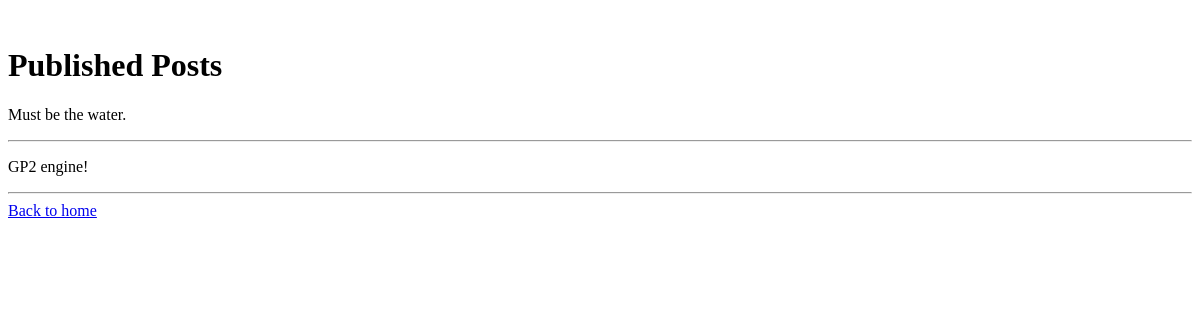
Page /posts on the earlier database version.
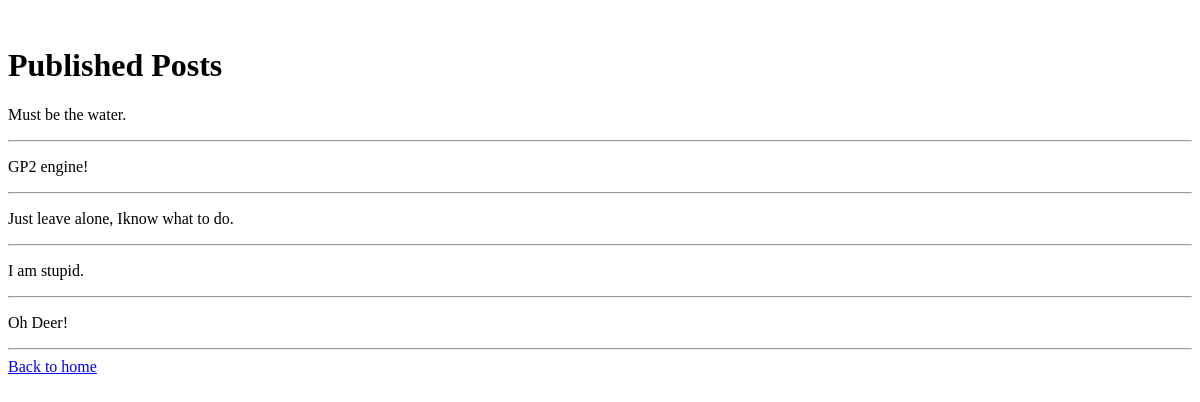
Same page on the later database version.
### tables this page shows
CREATE TABLE posts (
        id INTEGER PRIMARY KEY AUTOINCREMENT,
        content TEXT,
        approved INTEGER
    );

### app/routes.py (the view)
@main.route("/posts")
def posts():
    conn = sqlite3.connect("database.db")
    cur = conn.cursor()
    cur.execute("SELECT id, content FROM posts WHERE approved=1")
    posts = cur.fetchall()
    return render_template("posts.html", posts=posts, admin=session.get("admin"))

### templates/posts.html (shortened to what this page needs)
﻿<!DOCTYPE html>
<html lang="en" xmlns="http://www.w3.org/1999/xhtml">
<head>
    <link rel="stylesheet" href="/static/style.css">
</head>
<body>
    <h1>Published Posts</h1>
    {% for post in posts %}
    <p>{{ post[1] }}</p>
    <hr>
    {% endfor %}
    <a href="/">Back to home</a>
</body>
</html>

Differences in the rows shown:
added posts: content "Just leave alone, Iknow what to do."
added posts: content "I am stupid."
added posts: content "Oh Deer!"
